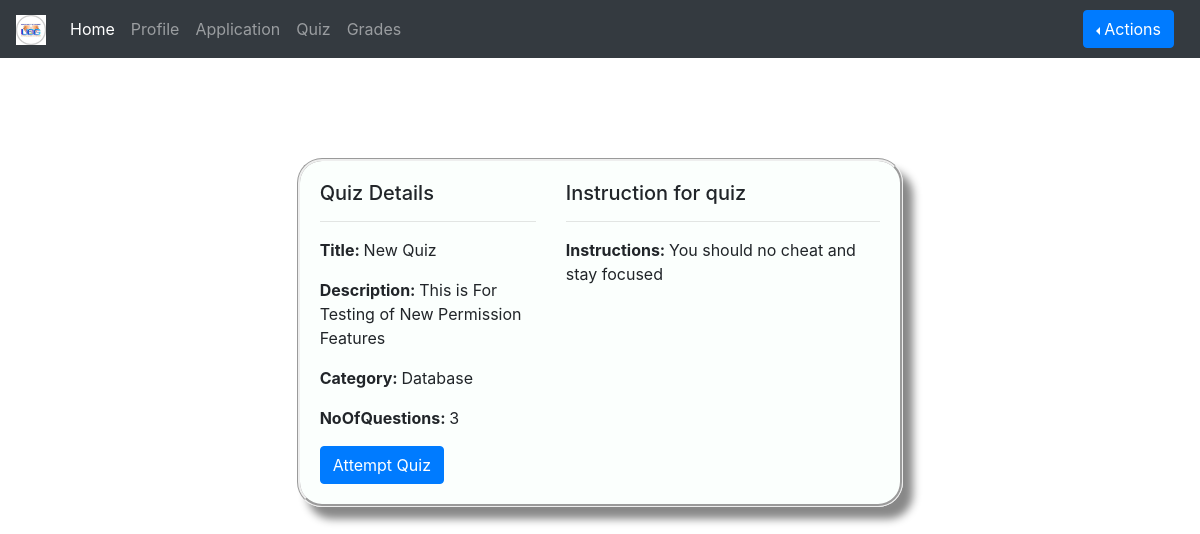
Before: /User/Quiz/ (signed in) with the older database file.
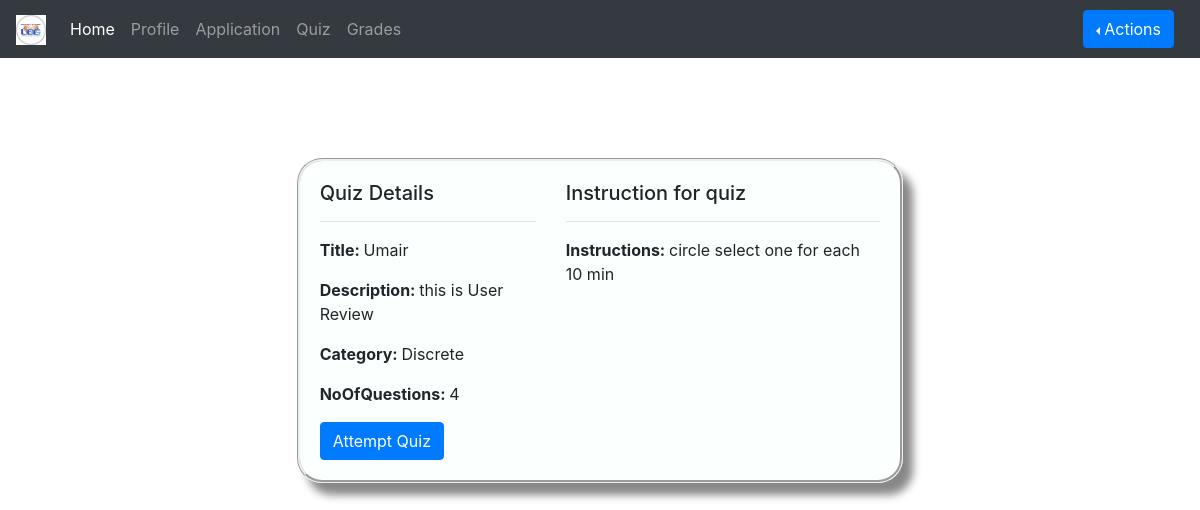
After: the same page with the newer database file.
### InterviewPanel/models.py (models this page shows, shortened)
class Quiz(models.Model):
    title = models.CharField(
        verbose_name="Title",
        max_length=60, blank=False,
        help_text=" Descriptive Title For Quiz"
    )
    description = models.TextField(verbose_name="Description", null=True,
                                   help_text="Add some meaningful information about this Quiz.")
    url = models.SlugField(
        max_length=60, blank=True, unique=True,
        help_text="a user friendly url",
        verbose_name="user friendly url")
    Instructions = models.TextField(verbose_name="Instructions", null=True,
                                    help_text="Add some meaningful information about rules to follow during Quiz")
    category = models.ForeignKey(
        Category, null=True, blank=True,
        verbose_name="Category", on_delete=models.CASCADE, help_text="To Manage The Quizzes Assign a Categeory")
    answers_at_end = models.BooleanField(
        blank=False, default=False,
        help_text=("Correct answer is NOT shown after question."
                   " Answers displayed at the end."),
        verbose_name="Answers at end")
    single_attempt = models.BooleanField(
        blank=False, default=False,
        help_text=("If yes, only one attempt by"
                   " a user will be permitted."
                   " Non users cannot sit this exam."),
        verbose_name="Single Attempt")
    success_text = models.TextField(
        blank=True, help_text="Displayed if user passes.",
        verbose_name="Success Text")
    fail_text = models.TextField(
        verbose_name="Fail Text",
        blank=True, help_text="Displayed if user fails.")
    timestamp = models.DateTimeField(auto_now_add=True)
    class Meta:
        ordering = ['timestamp', ]
        verbose_name = "Quiz"
        verbose_name_plural = "Quizzes"

class Category(models.Model):
    category = models.CharField(
        verbose_name="Category",
        max_length=250, blank=True,
        unique=True, null=True)
    objects = CategoryManager()
    class Meta:
        verbose_name = "Category"
        verbose_name_plural = "Categories"
    def __str__(self):
        return self.category

### UserViews/views.py (the view)
# urls.py: path('Quiz/', views.QuizPortal, name="GetQuiz"),
@login_required
def QuizPortal(request):
    global context, access
    try:
        access = canAccess.objects.get(user=request.user)
    except canAccess.DoesNotExist:
        messages.error(request,
                       message="Probably you have attempted the quiz and removed from access list!! For more info "
                               "contact ADMIN or Organizer",
                       extra_tags="danger")
    if request.user.is_authenticated and request.user.has_perm('InterviewPanel.change_quiz') and access:
        print(access)
        quiz = get_object_or_404(Quiz, url=access.QuizName)
        NoOfquestion = Quiz.objects.get(url=access.QuizName).questions_set.all().count()
        print(NoOfquestion)
        if quiz.url == access.QuizName:
            context = {
                'quiz': quiz,
                'count': NoOfquestion
            }
    else:
        context = {
            'quiz': '1'
        }
    return render(request, "UserViews/question_Solving.html", context)

### UserViews/models.py (called while the page is built)
    def __str__(self):
        return self.QuizName

### UserViews/templates/UserViews/question_Solving.html (shortened to what this page needs)
{% extends 'basic3.html' %}
{%block body%}
{%if quiz == '1'%}
<div class="alert alert-danger alert-dismissible" role="alert">
	<button type="button" class="close" data-dismiss="alert" aria-label="Close">
		<span aria-hidden="true">&times;</span>
	</button>
	<h3>No Quiz :(</h3>
	<p>Quiz can only be attempted when admin will add a quiz or send it to you.You have to contact the admin in further
		explanation!</p>
	<p><b>It Is Also Possible That Admin Has Restricted You For Accessing the Quiz</b></p>
</div>
{%else%}
<div style="padding:100px">
	<div id="d1" class="container col-md-8">
		<div class="row">
			<div class="col-md-5">
				<h5>Quiz Details</h5><hr>
				<p><b>Title: </b>{{quiz.title}} </p>
				<p><b>Description: </b>{{quiz.description}}</p>
				<p><b>Category: </b>{{quiz.category}}</p>
				<p><b>NoOfQuestions: </b>{{count}}</p>
				<a href="{%url 'UserViews:GetQuestions' slug=quiz.url%}" role="button" class="btn btn-primary btnbox">Attempt
					Quiz</a>
			</div>
			<div class="col-md-7">
				<h5>Instruction for quiz</h5><hr>
				<p><b>Instructions: </b>{{quiz.Instructions}}</p>
			</div>
		</div>
	</div>
</div>
{%endif%}
{%endblock%}

### templates/basic3.html (shortened to what this page needs)
<!doctype html>
{%load static%}
<html lang="en">
<head>
	<link rel="stylesheet" href="https://stackpath.bootstrapcdn.com/bootstrap/4.4.1/css/bootstrap.min.css"
>
</head>
<body>
{%load static%}
<nav class="navbar navbar-expand-md navbar-dark bg-dark">
	<a href="" class="navbar-brand">
		<img src="{%static 'images/icons/icon.jpg'%}" height="30" alt="UOG">
	</a>
	<div class="collapse navbar-collapse" id="navbarCollapse">
		<div class="navbar-nav">
			<a href="{% url 'UserViews:UserHome'%}" class="nav-item nav-link active">Home</a>
			<a href="{%url 'UserViews:Profile2' user%}" class="nav-item nav-link">Profile</a>
			<a href="{%url 'UserViews:ApplicationSubmission'%}" class="nav-item nav-link">Application</a>
			<a href="{%url 'UserViews:GetQuiz'%}" class="nav-item nav-link">Quiz</a>
			<a href="{%url 'UserViews:category' %}" class="nav-item nav-link">Grades</a>
		</div>
		<div class="navbar-nav ml-auto dropleft">
			<div style="margin-right:10px" class="btn-group">
				<button type="button" class="btn btn-primary dropdown-toggle" data-toggle="dropdown">Actions
				</button>
			</div>
		</div>
	</div>
</nav>
<div class="container">
	{%block body%}
	{%endblock%}
</div>
</body>
</html>

Changed rows visible on the page:
no longer on this page (row unchanged): Quiz: title "New Quiz", description "This is For Testing of New Permission Features", category "Database", Instructions "You should no cheat and stay focused"
added Quiz: title "Umair", description "this is User Review", category "Discrete", Instructions "circle select one for each 10 min"
Other visible differences:
{{ count }}: "3" → "4"
